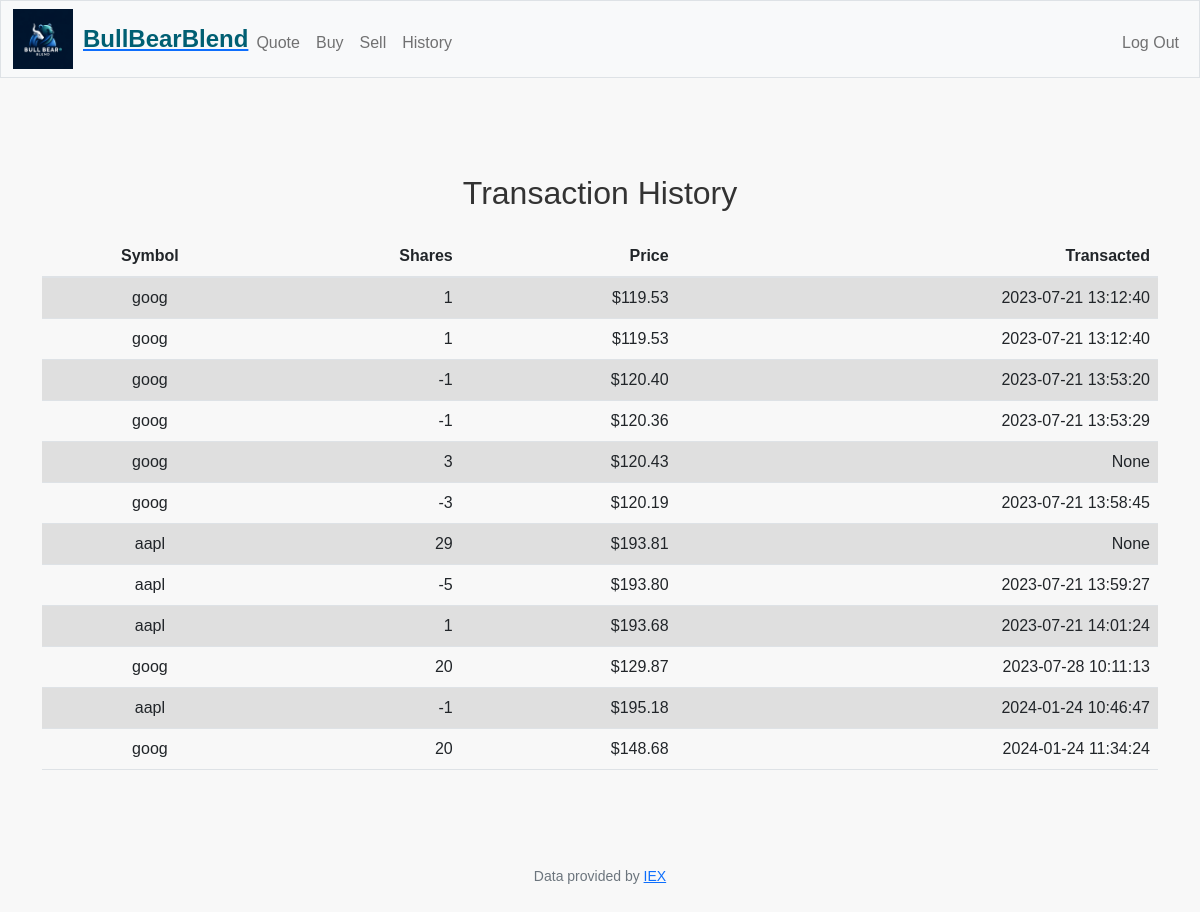
Screenshot of /history (signed in) with the database file from the repository.
### tables this page shows
CREATE TABLE transactions(
    id INTEGER PRIMARY KEY AUTOINCREMENT, 
    user_id INTEGER NOT NULL,
    symbol TEXT,
    shares INTEGER,
    price REAL, transaction_date TEXT,
    FOREIGN KEY(user_id) REFERENCES Users(id)
);

### app.py (the view)
@app.route("/history")
@login_required
def history():
    rows = db.execute("select * from transactions")
    return render_template('history.html', rows = rows)

### app.py (called while the page is built)
@app.after_request
def after_request(response):
    response.headers["Cache-Control"] = "no-cache, no-store, must-revalidate"
    response.headers["Expires"] = 0
    response.headers["Pragma"] = "no-cache"
    return response

### helpers.py (called while the page is built)
def login_required(f):
    @wraps(f)
    def decorated_function(*args, **kwargs):
        if session.get("user_id") is None:
            return redirect("/login")
        return f(*args, **kwargs)
    return decorated_function

def usd(value):
    return f"${value:,.2f}"

### templates/history.html (shortened to what this page needs)
{% extends "layout.html" %}
{% block main %}
<div class="container my-5">
    <h2 class="text-center mb-4">Transaction History</h2>
    <div class="table-responsive">
        <table class="table table-striped">
            <thead>
                <tr>
                    <th scope="col">Symbol</th>
                    <th scope="col" class="text-end">Shares</th>
                    <th scope="col" class="text-end">Price</th>
                    <th scope="col" class="text-end">Transacted</th>
                </tr>
            </thead>
            <tbody>
                {% for row in rows %}
                <tr>
                    <td>{{ row.symbol }}</td>
                    <td class="text-end">{{ row.shares }}</td>
                    <td class="text-end">{{ row.price | usd }}</td>
                    <td class="text-end">{{ row.transaction_date }}</td>
                </tr>
                {% endfor %}
            </tbody>
        </table>
    </div>
</div>
{% endblock %}

### templates/layout.html (shortened to what this page needs)
<!DOCTYPE html>
<html lang="en">
<head>
    <link href="https://cdn.jsdelivr.net/npm/bootstrap@5.1.3/dist/css/bootstrap.min.css"
 rel="stylesheet">
    <link href="/static/styles.css" rel="stylesheet">
</head>
<body>
    <nav class="bg-light border navbar navbar-expand-md navbar-light">
        <div class="container-fluid">
            <a href="/">
                <div class="brand-container">
                    <img src="/static/logo.png" alt="BullBearBrand Logo" class="brand-logo">
                    <p class="brand-name">BullBearBlend</p>
                </div>
            </a>
            <div class="collapse navbar-collapse" id="navbar">
                {% if session["user_id"] %}
                <ul class="navbar-nav me-auto mt-2">
                    <li class="nav-item"><a class="nav-link" href="/quote">Quote</a></li>
                    <li class="nav-item"><a class="nav-link" href="/buy">Buy</a></li>
                    <li class="nav-item"><a class="nav-link" href="/sell">Sell</a></li>
                    <li class="nav-item"><a class="nav-link" href="/history">History</a></li>
                </ul>
                <ul class="navbar-nav ms-auto mt-2">
                    <li class="nav-item"><a class="nav-link" href="/logout">Log Out</a></li>
                </ul>
                {% else %}
                <ul class="navbar-nav ms-auto mt-2">
                    <li class="nav-item"><a class="nav-link" href="/register">Register</a></li>
                    <li class="nav-item"><a class="nav-link" href="/login">Log In</a></li>
                </ul>
                {% endif %}
            </div>
        </div>
    </nav>
    <main class="container-fluid py-5 text-center">
        {% block main %}{% endblock %}
    </main>
    <footer class="mb-5 small text-center text-muted">
        Data provided by <a href="https://iexcloud.io/">IEX</a>
    </footer>
</body>
</html>

### static/styles.css (style rules this page uses)
body { font-family: 'Arial', sans-serif; margin: 0; padding: 0; color: #333; background-color: #f8f8f8; }
.table { margin-bottom: 0; color: #212529; }
.table thead th { border-bottom: 2px solid #dee2e6; }
.table-striped tbody tr:nth-of-type(odd) { background-color: rgba(0, 0, 0, 0.05); }
.text-end { text-align: right; }
.brand-container { display: flex; align-items: center; justify-content: center; gap: 10px; }
.brand-logo { width: 60px; height: 60px; }
.brand-name { font-size: 1.5em; margin: 0; color: #005f73; font-weight: bold; }

### rows the page displays
transactions: symbol "goog", shares "1", price "$119.53", transaction_date "2023-07-21 13:12:40"
transactions: symbol "goog", shares "1", price "$119.53", transaction_date "2023-07-21 13:12:40"
transactions: symbol "goog", shares "-1", price "$120.40", transaction_date "2023-07-21 13:53:20"
transactions: symbol "goog", shares "-1", price "$120.36", transaction_date "2023-07-21 13:53:29"
transactions: symbol "goog", shares "3", price "$120.43", transaction_date "None"
transactions: symbol "goog", shares "-3", price "$120.19", transaction_date "2023-07-21 13:58:45"
transactions: symbol "aapl", shares "29", price "$193.81", transaction_date "None"
transactions: symbol "aapl", shares "-5", price "$193.80", transaction_date "2023-07-21 13:59:27"
transactions: symbol "aapl", shares "1", price "$193.68", transaction_date "2023-07-21 14:01:24"
transactions: symbol "goog", shares "20", price "$129.87", transaction_date "2023-07-28 10:11:13"
transactions: symbol "aapl", shares "-1", price "$195.18", transaction_date "2024-01-24 10:46:47"
transactions: symbol "goog", shares "20", price "$148.68", transaction_date "2024-01-24 11:34:24"
